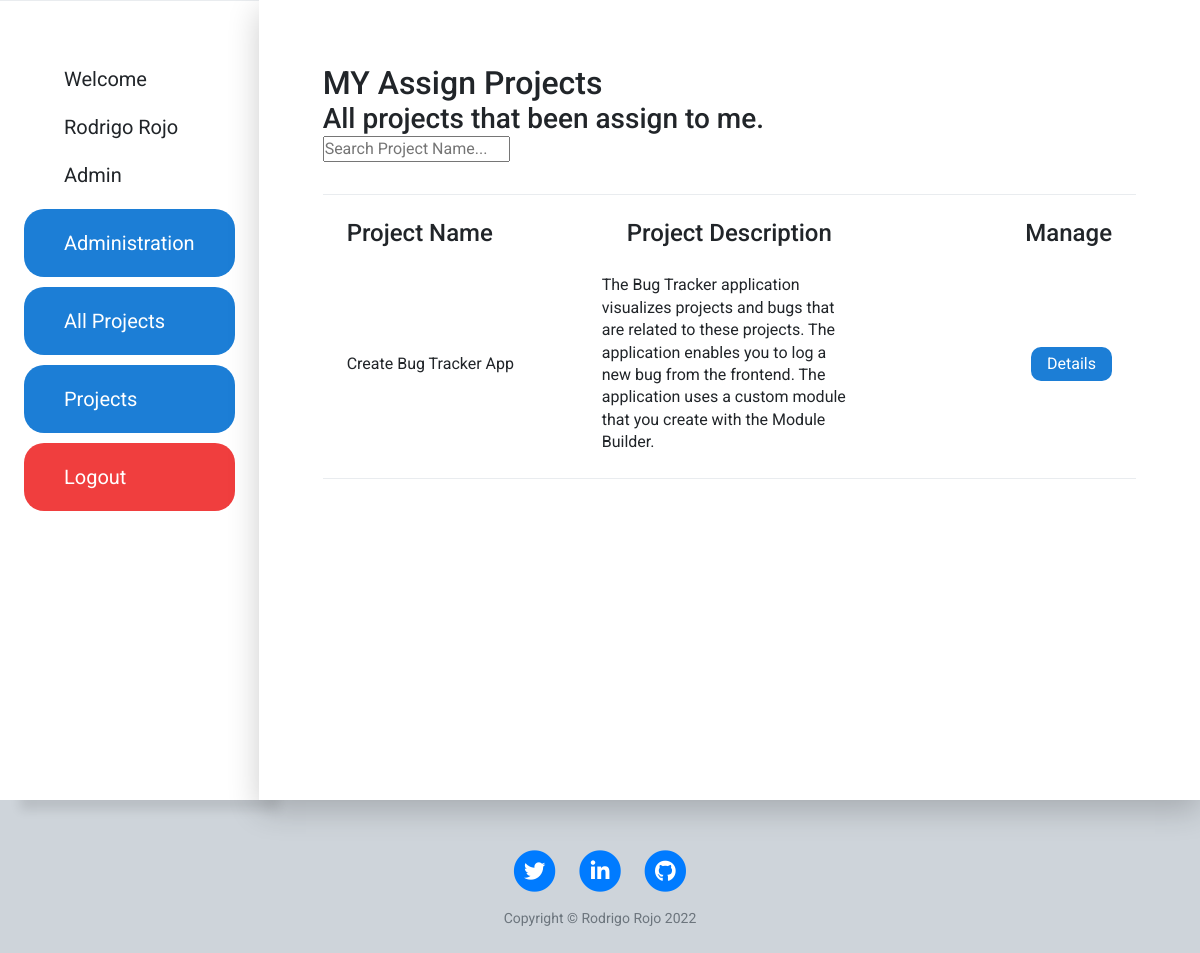
Page /user_projects (signed in) on the earlier database version.
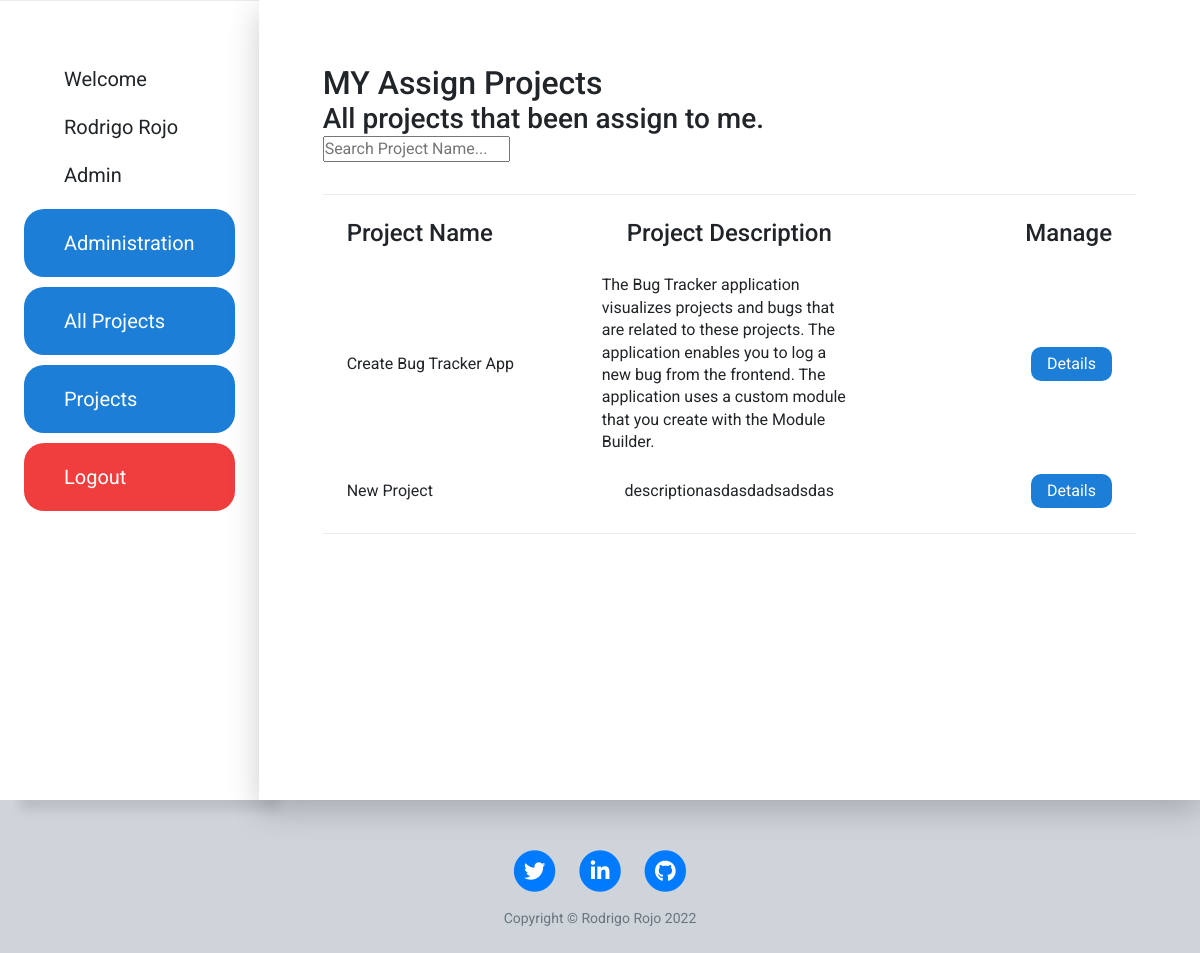
Same page on the later database version.
### main.py (models this page shows)
class User(UserMixin, db.Model):
    id = db.Column(db.Integer, primary_key=True)
    email = db.Column(db.String(250), unique=True)
    password = db.Column(db.String(250))
    first_name = db.Column(db.String(50))
    last_name = db.Column(db.String(50))
    role = db.Column(db.String(50))

### tables this page shows
CREATE TABLE project_dev(id integer PRIMARY KEY,user_id integer NOT NULL,project_id integer NOT NULL,CONSTRAINT FK_project FOREIGN KEY (project_id) REFERENCES project (id),CONSTRAINT FK_user FOREIGN KEY (user_id) REFERENCES user (id));

CREATE TABLE project(id integer PRIMARY KEY,name VARCHAR(100),description VARCHAR(250),author VARCHAR(100));

### main.py (the view)
@app.route("/user_projects")
@login_required
def user_projects():
    projects = database.get_user_projects_by_user_id(current_user.id)
    return render_template("my_projects.html", projects=projects, year=year)

### database.py (called while the page is built)
def get_user_projects_by_user_id(id):
    conn = sqlite3.connect(database="bug_tracker.db")
    cur = conn.cursor()
    sql = f''' SELECT DISTINCT *
               FROM project_dev
               LEFT JOIN project
               ON project.id = project_dev.project_id
               WHERE user_id = '{id}'; '''
    cur.execute(sql)
    data = cur.fetchall()
    conn.close()
    return data

### main.py (called while the page is built)
@login_manager.user_loader
def load_user(user_id):
    return User.query.get(user_id)

### templates/my_projects.html
{% include "header.html" %}
<div class="projects flex">
    <div class="project-title flex">
        <div>
            <h2>MY Assign Projects</h2>
            <h3>All projects that been assign to me.</h4>
                <input type="text" id="mySearch" onkeyup="myFunction()" placeholder="Search Project Name..."
                    title="Type in a category">
        </div>
    </div>
    <div id="myMenu" class="dashboard project-container grid">
        <div class="project-description grid">
            <h4>Project Name</h4>
            <h4 class="second-item">Project Description</h4>
            <h4 class="last-item">Manage</h4>
        </div>
        {% for project in projects %}
        <span class="project-data grid ">
            <p>{{project[4]}}</p>
            <p class="second-item">{{project[5]}}</p>
            <div class="project-links last-item">
                <a class="project-details-a" href="{{url_for('project', id=project[3]) }}">Details</a>
            </div>
        </span>
        {% endfor %}
    </div>
</div>
{% include "footer.html" %}

### templates/header.html (shortened to what this page needs)
<!DOCTYPE html>
<html lang="en">
<head>
    <link href="{{ url_for('static', filename='vendor/fontawesome-free/css/all.min.css')}}" rel="stylesheet" type="text/css">
    <link rel="stylesheet" href="https://maxcdn.bootstrapcdn.com/bootstrap/4.0.0/css/bootstrap.min.css">
    <link rel="stylesheet" href="{{url_for('static', filename='css/style.css')}}">
    <link rel="stylesheet" href="{{url_for('static', filename='css/home.css')}}">
</head>
<body>
    <div class="flex">
        <div class="nav-container dashboard flex">
            <div class="user">
                <p>Welcome</p>
                <p>{{current_user.first_name}} {{current_user.last_name}}</p>
                <p>{{current_user.role}}</p>
            </div>
            {% if current_user.role == "Admin" %}
            <a class="nav-btn" href="{{url_for('admin')}}">Administration</a>
            {% endif %}
            {% if current_user.role == "Project Manager" or current_user.role == "Admin" %}
            <a class="nav-btn" href="{{url_for('dashboard')}}">All Projects</a>
            {% endif %}
            <a class="nav-btn" href="{{url_for('user_projects')}}">Projects</a>
            <a class="nav-btn logout" href="{{url_for('logout')}}">Logout</a>
        </div>

### templates/footer.html (shortened to what this page needs)
</div>
<footer>
    <div class="container">
      <div class="row">
        <div class="col-lg-8 col-md-10 mx-auto">
          <ul class="list-inline text-center">
            <li class="list-inline-item">
              <a href="https://twitter.com/SoriOner">
                <span class="fa-stack fa-lg">
                  <i class="fas fa-circle fa-stack-2x"></i>
                  <i class="fab fa-twitter fa-stack-1x fa-inverse"></i>
                </span>
              </a>
            </li>
            <li class="list-inline-item">
              <a href="https://www.linkedin.com/in/rodrigo-rojo/">
                <span class="fa-stack fa-lg">
                  <i class="fas fa-circle fa-stack-2x"></i>
                  <i class="fab fa-linkedin-in fa-stack-1x fa-inverse"></i>
                </span>
              </a>
            </li>
            <li class="list-inline-item">
              <a href="https://github.com/Rodrigo-Rojo/Bug-Tracker">
                <span class="fa-stack fa-lg">
                  <i class="fas fa-circle fa-stack-2x"></i>
                  <i class="fab fa-github fa-stack-1x fa-inverse"></i>
                </span>
              </a>
            </li>
          </ul>
          <p class="copyright text-muted">Copyright &copy; Rodrigo Rojo {{year}}</p>
        </div>
      </div>
    </div>
  </footer>
</body>
</html>

### static/css/style.css (style rules this page uses)
* { margin: 0; padding: 0; box-sizing: border-box; }
h2, h3 { margin-bottom: 0; }
body { font-family: 'Roboto', sans-serif; line-height: 1.4; background-color: #ced4da; }
.flex { display: flex; }
.grid { display: grid; row-gap: 12px; }
.nav-container { background-color: white; height: 100vh; flex-direction: column; box-shadow: 20px 10px 10px rgba(0, 0, 0, 0.10); }
.nav-container p { font-size: 20px; padding: 10px 40px; }
.nav-container p:first-child { padding-top: 40px; }
.nav-btn:link, .nav-btn:visited { display: block; color: white; background-color: #1c7ed6; text-decoration: none; border: none; font-size: 20px; width: 100%; padding: 20px 40px; margin-top: 10px; border-radius: 20px; }
.logout:link, .logout:visited { background-color: #f03e3e; color: white; }
.projects { background-color: white; width: 1200px; height: 800px; margin: auto; padding: 64px; flex-direction: column; gap: 32px; box-shadow: 0 10px 30px rgba(0, 0, 0, 0.20); }
.project-title { grid-template-columns: 1fr 1fr; align-items: center; }
.project-details-a:link, .project-details-a:visited, .ticket-link:link, .ticket-link:visited { display: block; color: white; background-color: #1c7ed6; text-decoration: none; border: none; padding: 6px 16px; border-radius: 10px; }
.second-item { justify-self: center; }
.last-item { justify-self: end; }
.dashboard { grid-template-rows: 35px; grid-auto-rows: minmax(35px, 500px); border-top: 1px solid #e9ecef; padding: 24px; }
.project-container { grid-column: 1 / -1; grid-template-rows: 35px; grid-auto-rows: minmax(35px, auto); row-gap: 20px; border-bottom: 1px solid #e9ecef; }
.project-description, .project-data { grid-template-columns: 1fr 1fr 1fr; align-items: center; }
.copyright { font-size:14px; margin-bottom:0; text-align:center; }
footer { padding: 50px 0 65px; }
p { margin-bottom: 0; }

Differences in the rows shown:
added project_dev: name "New Project", description "descriptionasdasdadsadsdas"
